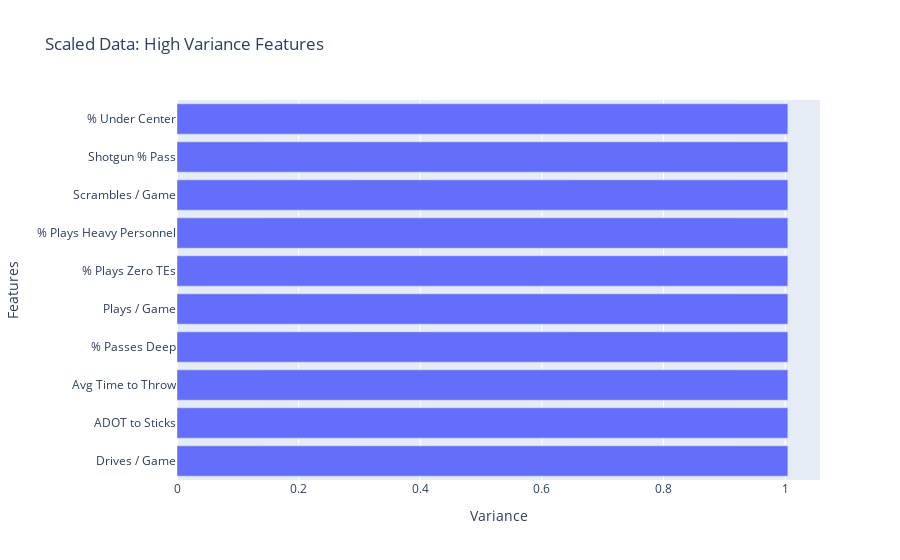

The notebook cell saved with this chart:
### Code cell
''' Variance of Scaled / Transformed Data '''

# Calculate variance, get 10 largest features
top_ten_variance = scaled_data_df.var().sort_values().tail(10)

# Create horizontal bar chart of `top_ten_var`
fig = px.bar(
    x=top_ten_variance,
    y=top_ten_variance.index,
    title="Scaled Data: High Variance Features"
)
fig.update_layout(xaxis_title="Variance", yaxis_title="Features")
fig.show()

### Figure 1 — Plotly figure (JSON) as saved in the notebook; plotly's stock layout.template omitted (floating-point values rounded to 4 significant figures)
{"data": [{"hovertemplate": "x=%{x}<br>y=%{y}<extra></extra>", "legendgroup": "", "marker": {"color": "#636efa", "pattern": {"shape": ""}}, "name": "", "orientation": "h", "showlegend": false, "textposition": "auto", "type": "bar", "x": [1.004, 1.004, 1.004, 1.004, 1.004, 1.004, 1.004, 1.004, 1.004, 1.004], "xaxis": "x", "y": ["Drives / Game", "ADOT to Sticks", "Avg Time to Throw", "% Passes Deep", "Plays / Game", "% Plays Zero TEs", "% Plays Heavy Personnel", "Scrambles / Game", "Shotgun % Pass", "% Under Center"], "yaxis": "y"}], "layout": {"barmode": "relative", "legend": {"tracegroupgap": 0}, "title": {"text": "Scaled Data: High Variance Features"}, "xaxis": {"anchor": "y", "domain": [0, 1], "title": {"text": "Variance"}}, "yaxis": {"anchor": "x", "domain": [0, 1], "title": {"text": "Features"}}}}
